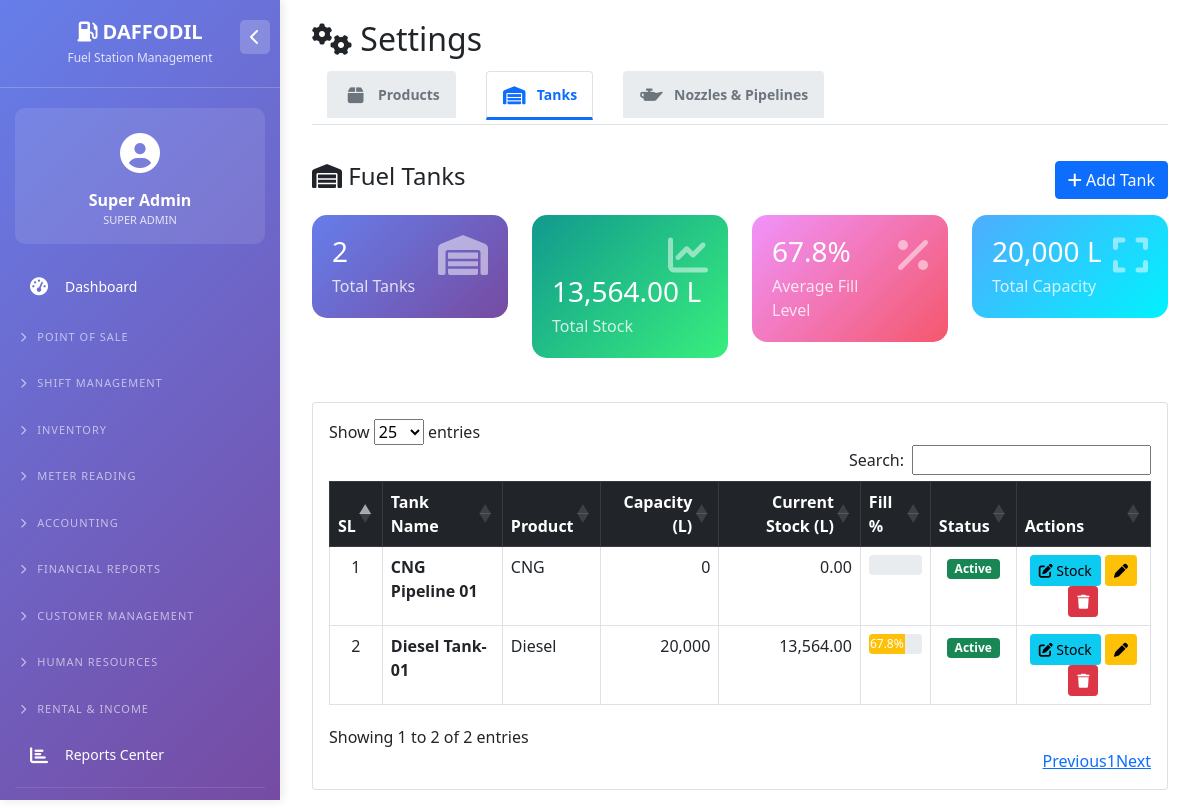
/nozzle_settings.php (signed in), run on an earlier commit of the app's database.
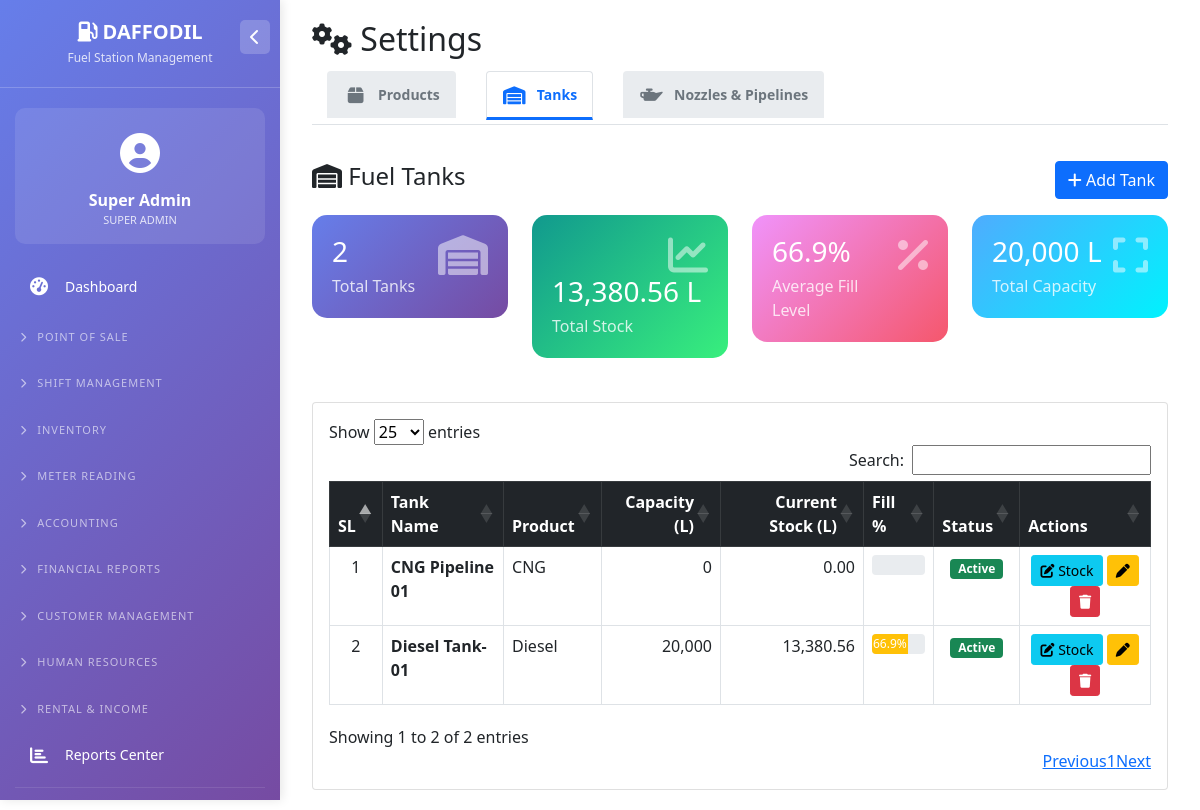
And on a later commit of the database.
### tables this page shows
CREATE TABLE `users` (
  `id` int(11) NOT NULL,
  `username` varchar(50) NOT NULL,
  `password` varchar(255) NOT NULL,
  `full_name` varchar(100) NOT NULL,
  `email` varchar(100) DEFAULT NULL,
  `phone` varchar(20) DEFAULT NULL,
  `role` enum('super_admin','owner','accountant','station_manager','cashier','nozzle_operator','hr_officer','store_keeper','auditor') NOT NULL DEFAULT 'cashier',
  `is_active` tinyint(1) DEFAULT 1,
  `created_at` timestamp NOT NULL DEFAULT current_timestamp()
);

CREATE TABLE `tanks` (
  `id` int(11) NOT NULL,
  `tank_name` varchar(50) NOT NULL,
  `product_id` int(11) NOT NULL,
  `capacity_liters` decimal(10,2) NOT NULL,
  `current_stock_liters` decimal(10,2) DEFAULT 0.00,
  `calibration_factor` decimal(10,4) DEFAULT 1.0000,
  `is_pipeline` tinyint(1) DEFAULT 0,
  `is_active` tinyint(1) DEFAULT 1
);

CREATE TABLE `fuel_products` (
  `id` int(11) NOT NULL,
  `product_name` enum('Diesel','Petrol','Octane','CNG','LPG','Natural Gas') NOT NULL,
  `product_code` varchar(50) DEFAULT NULL,
  `unit_price` decimal(10,2) NOT NULL,
  `purchase_rate` decimal(10,2) NOT NULL,
  `vat_percentage` decimal(5,2) DEFAULT 0.00,
  `tax_percentage` decimal(5,2) DEFAULT 0.00,
  `is_active` tinyint(1) DEFAULT 1,
  `unit_type` enum('liters','cubic_meters','kilograms') DEFAULT 'liters',
  `conversion_rate` decimal(10,4) DEFAULT 1.0000
);

### config/database.php (called while the page is built, shortened)
<?php
$host = 'localhost';
$dbname = 'fuel_station_management';
$username = 'root';
$password = '';
try {
    $pdo = new PDO("mysql:host=$host;dbname=$dbname;charset=utf8mb4", $username, $password);
    $pdo->setAttribute(PDO::ATTR_ERRMODE, PDO::ERRMODE_EXCEPTION);
    $pdo->setAttribute(PDO::ATTR_DEFAULT_FETCH_MODE, PDO::FETCH_ASSOC);
} catch(PDOException $e) {
    die("Connection failed: " . $e->getMessage());
}
function getCurrentUser() {
    global $pdo;
    if(isset($_SESSION['user_id'])) {
        $stmt = $pdo->prepare("SELECT * FROM users WHERE id = ?");
        $stmt->execute([$_SESSION['user_id']]);
        return $stmt->fetch();
    }
    return null;
}
?>

### nozzle_settings.php (the view, shortened to what the rows shown need)
<?php
require_once 'config/database.php';
$tanks = $pdo->query("
    SELECT t.*, p.product_name
    FROM tanks t
    JOIN fuel_products p ON t.product_id = p.id
    ORDER BY t.tank_name
")->fetchAll();
$active_tab = isset($_GET['tab']) ? $_GET['tab'] : 'tanks';
?>
<!DOCTYPE html>
<html lang="en">
<head>
    <link href="https://cdn.jsdelivr.net/npm/bootstrap@5.1.3/dist/css/bootstrap.min.css" rel="stylesheet">
    <link rel="stylesheet" href="https://cdnjs.cloudflare.com/ajax/libs/font-awesome/6.4.0/css/all.min.css">
    <link rel="stylesheet" href="https://cdn.datatables.net/1.11.5/css/dataTables.bootstrap5.min.css">
</head>
<body>
    <?php include 'left_menu.php'; ?>
    <div class="main-content">
        <div class="container-fluid">
            <h2><i class="fas fa-cogs"></i> Settings</h2>
            <div class="tab-content">
                <div class="tab-pane fade <?php echo $active_tab == 'tanks' ? 'show active' : ''; ?>" id="tanksTab" role="tabpanel">
                    <div class="card">
                        <div class="card-body">
                            <div class="table-responsive">
                                <table class="table table-bordered table-hover" id="tanksTable">
                                    <thead class="table-dark">
                                        <tr>
                                            <th>SL</th>
                                            <th>Tank Name</th>
                                            <th>Product</th>
                                            <th class="text-end">Capacity (L)</th>
                                            <th class="text-end">Current Stock (L)</th>
                                            <th>Fill %</th>
                                            <th>Status</th>
                                            <th>Actions</th>
                                        </tr>
                                    </thead>
                                    <tbody>
                                        <?php $sl=1; foreach($tanks as $t):
                                            $fill = $t['capacity_liters'] > 0 ? ($t['current_stock_liters'] / $t['capacity_liters']) * 100 : 0;
                                            $bar_color = $fill < 20 ? 'bg-danger' : ($fill > 80 ? 'bg-success' : 'bg-warning');
                                        ?>
                                        <tr>
                                            <td class="text-center"><?php echo $sl++; ?></td>
                                            <td><strong><?php echo htmlspecialchars($t['tank_name']); ?></strong></td>
                                            <td><?php echo htmlspecialchars($t['product_name']); ?></td>
                                            <td class="text-end"><?php echo number_format($t['capacity_liters'], 0); ?></td>
                                            <td class="text-end"><?php echo number_format($t['current_stock_liters'], 2); ?></td>
                                            <td>
                                                <div class="progress" style="height: 20px;">
                                                    <div class="progress-bar <?php echo $bar_color; ?>" style="width: <?php echo min($fill, 100); ?>%">
                                                        <?php echo round($fill, 1); ?>%
                                                    </div>
                                                </div>
                                            </td>
                                            <td class="text-center">
                                                <?php if($t['is_active']): ?>
                                                    <span class="badge bg-success">Active</span>
                                                <?php else: ?>
                                                    <span class="badge bg-danger">Inactive</span>
                                                <?php endif; ?>
                                            </td>
                                            <td class="text-center">
                                                <button class="btn btn-sm btn-info" onclick="updateStock(<?php echo $t['id']; ?>, '<?php echo addslashes($t['tank_name']); ?>', <?php echo $t['current_stock_liters']; ?>)">
                                                    <i class="fas fa-edit"></i> Stock
                                                </button>
                                                <button class="btn btn-sm btn-warning" onclick="editTank(<?php echo $t['id']; ?>, '<?php echo addslashes($t['tank_name']); ?>', <?php echo $t['product_id']; ?>, <?php echo $t['capacity_liters']; ?>, <?php echo $t['calibration_factor']; ?>, <?php echo $t['is_active']; ?>)">
                                                    <i class="fas fa-pen"></i>
                                                </button>
                                                <a href="?tab=tanks&delete_tank_id=<?php echo $t['id']; ?>" class="btn btn-sm btn-danger" onclick="return confirm('Delete this tank?')">
                                                    <i class="fas fa-trash"></i>
                                                </a>
                                            </td>
                                        </tr>
                                        <?php endforeach; ?>
                                    </tbody>
                                </table>
                            </div>
                        </div>
                    </div>
                </div>
            </div>
        </div>
    </div>
</body>
</html>

### left_menu.php (shortened to what the rows shown need)
<?php
$user = getCurrentUser();
?>
<link rel="stylesheet" href="https://cdnjs.cloudflare.com/ajax/libs/font-awesome/6.4.0/css/all.min.css">
<div class="sidebar" id="sidebar">
    <div class="user-info">
        <div class="user-icon"><i class="fas fa-user-circle"></i></div>
        <div class="user-name"><?php echo $user['full_name'] ?? 'Admin'; ?></div>
        <div class="user-role"><?php echo ucfirst(str_replace('_', ' ', $user['role'] ?? 'super_admin')); ?></div>
    </div>
</div>

What changed in the data, as far as the page shows it:
changed tanks "Diesel Tank-01": current_stock_liters "13,564.00" → "13,380.56"; fill "67.8" → "66.9"
Also different on the page:
$total_stock: "13,564.00" → "13,380.56"
$fill_percent: "67.8" → "66.9"
